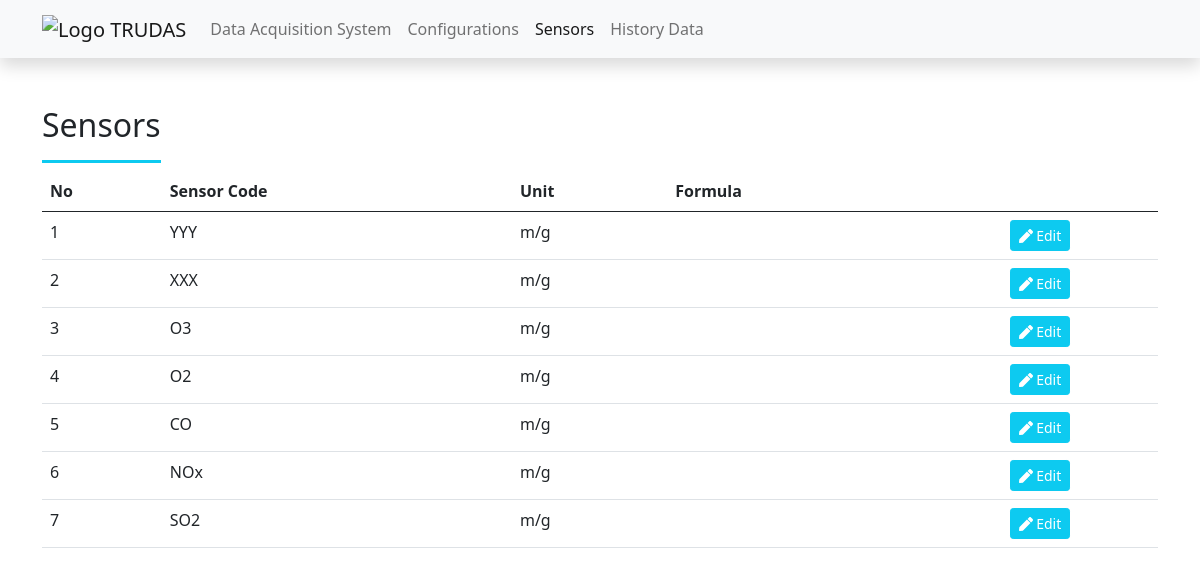
Screenshot of /sensors.php with the database file from the repository.
### tables this page shows
CREATE TABLE `sensors` (
  `id` int(10) UNSIGNED NOT NULL,
  `sensor_code` varchar(30) NOT NULL,
  `unit` varchar(10) DEFAULT NULL,
  `xtimestamp` timestamp NOT NULL DEFAULT CURRENT_TIMESTAMP ON UPDATE CURRENT_TIMESTAMP
);

### app.php (called while the page is built, shortened)
<?php
class App extends mysqli
{
    public function getSensors($group_name = "")
    {
        try {
            if ($group_name == "")
                $query = "SELECT * FROM sensors ORDER BY id DESC";
            else
                $query = "SELECT * FROM sensors WHERE group_name = '" . $group_name . "'";
            $execute = $this->query($query);
            $i = 0;
            $data = [];
            while ($row = $execute->fetch_assoc()) {
                $data[$i] = $row;
                $i++;
            }
            return $data;
        } catch (Exception $e) {
            return null;
        }
    }
}

### sensors.php (the view, shortened to what this page needs)
<?php
    include_once 'app.php';
    $app = new App();
?>
<!DOCTYPE html>
<html lang="en">
<head>
    <link href="assets/css/bootstrap.min.css" rel="stylesheet">
    <link href="assets/fontawesome/css/all.min.css" rel="stylesheet">
    <?php
        $sensors = $app->getSensors();
    ?>
</head>
<body>
    <?php include 'assets/navbar.php';?>
    <div class="container mt-5">
        <div class="d-flex justify-content-between align-items-center">
            <h1 class="h2 text-dark border-bottom border-3 pr-3 pb-3 border-info d-inline-block">Sensors</h1>
        </div>
        <table class="table table-hovered table-boreded">
            <thead>
                <th>No</th>
                <th>Sensor Code</th>
                <th>Unit</th>
                <th>Formula</th>
                <th></th>
            </thead>
            <tbody>
                <?php $i=1; foreach($sensors as $sensor):?>
                    <tr>
                        <td><?=$i?></td>
                        <td><?=$sensor['sensor_code']?></td>
                        <td><?=$sensor['unit']?></td>
                        <td><?=$sensor['formula']?></td>
                        <td class="text-center">
                            <button data-id="<?=$sensor['id']?>" class="btn btn-sm btn-info btn-edit text-white">
                                <i class="fas fa-pen"></i> Edit
                            </button>
                        </td>
                    </tr>
                <?php $i++; endforeach;?>
            </tbody>
        </table>
    </div>
</body>
</html>

### assets/navbar.php (shortened to what this page needs)
<?php $page = basename($_SERVER["SCRIPT_FILENAME"], '.php'); ?>
<nav class="navbar navbar-expand-lg navbar-light bg-light shadow">
    <div class="container">
        <a class="navbar-brand" href="index.php">
            <img src="assets/logo-trudas.png" alt="Logo TRUDAS" height="24">
        </a>
        <div class="collapse navbar-collapse" id="navbarSupportedContent">
            <ul class="navbar-nav me-auto mb-2 mb-lg-0">
                <li class="nav-item">
                    <a class="nav-link <?= $page == "index" ? 'active' : ''; ?>" aria-current="page" href="index.php">Data Acquisition System</a>
                </li>
                <li class="nav-item">
                    <a class="nav-link <?= $page == "configuration" ? 'active' : ''; ?>" href="configuration.php">Configurations</a>
                </li>
                <li class="nav-item">
                    <a class="nav-link <?= $page == "sensors" ? 'active' : ''; ?>" href="sensors.php">Sensors</a>
                </li>
                <li class="nav-item">
                    <a class="nav-link <?= $page == "histories" ? 'active' : ''; ?>" href="histories.php">History Data</a>
                </li>
            </ul>
        </div>
    </div>
</nav>

### rows the page displays
sensors: sensor_code "YYY", unit "m/g"
sensors: sensor_code "XXX", unit "m/g"
sensors: sensor_code "O3", unit "m/g"
sensors: sensor_code "O2", unit "m/g"
sensors: sensor_code "CO", unit "m/g"
sensors: sensor_code "NOx", unit "m/g"
sensors: sensor_code "SO2", unit "m/g"
